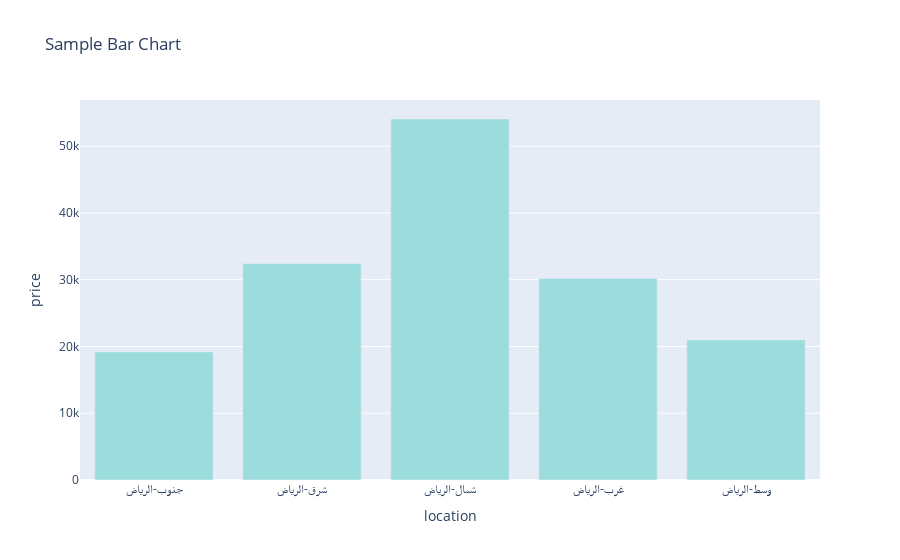

Notebook cell for this chart:
### Code cell
fig = px.bar(price_avg, x=price_avg.index, y='price', title='Sample Bar Chart', color_discrete_sequence=['#9cdcdd'])

# Show the bar chart
fig.show()

### Figure 1 — Plotly figure (JSON) as saved in the notebook; plotly's stock layout.template omitted (floating-point values rounded to 4 significant figures)
{"data": [{"alignmentgroup": "True", "hovertemplate": "location=%{x}<br>price=%{y}<extra></extra>", "legendgroup": "", "marker": {"color": "#9cdcdd", "pattern": {"shape": ""}}, "name": "", "offsetgroup": "", "orientation": "v", "showlegend": false, "textposition": "auto", "type": "bar", "x": ["جنوب-الرياض", "شرق-الرياض", "شمال-الرياض", "غرب-الرياض", "وسط-الرياض"], "xaxis": "x", "y": [19180.0, 32430.0, 54080.0, 30180.0, 20970.0], "yaxis": "y"}], "layout": {"barmode": "relative", "legend": {"tracegroupgap": 0}, "title": {"text": "Sample Bar Chart"}, "xaxis": {"anchor": "y", "domain": [0, 1], "title": {"text": "location"}}, "yaxis": {"anchor": "x", "domain": [0, 1], "title": {"text": "price"}}}}
